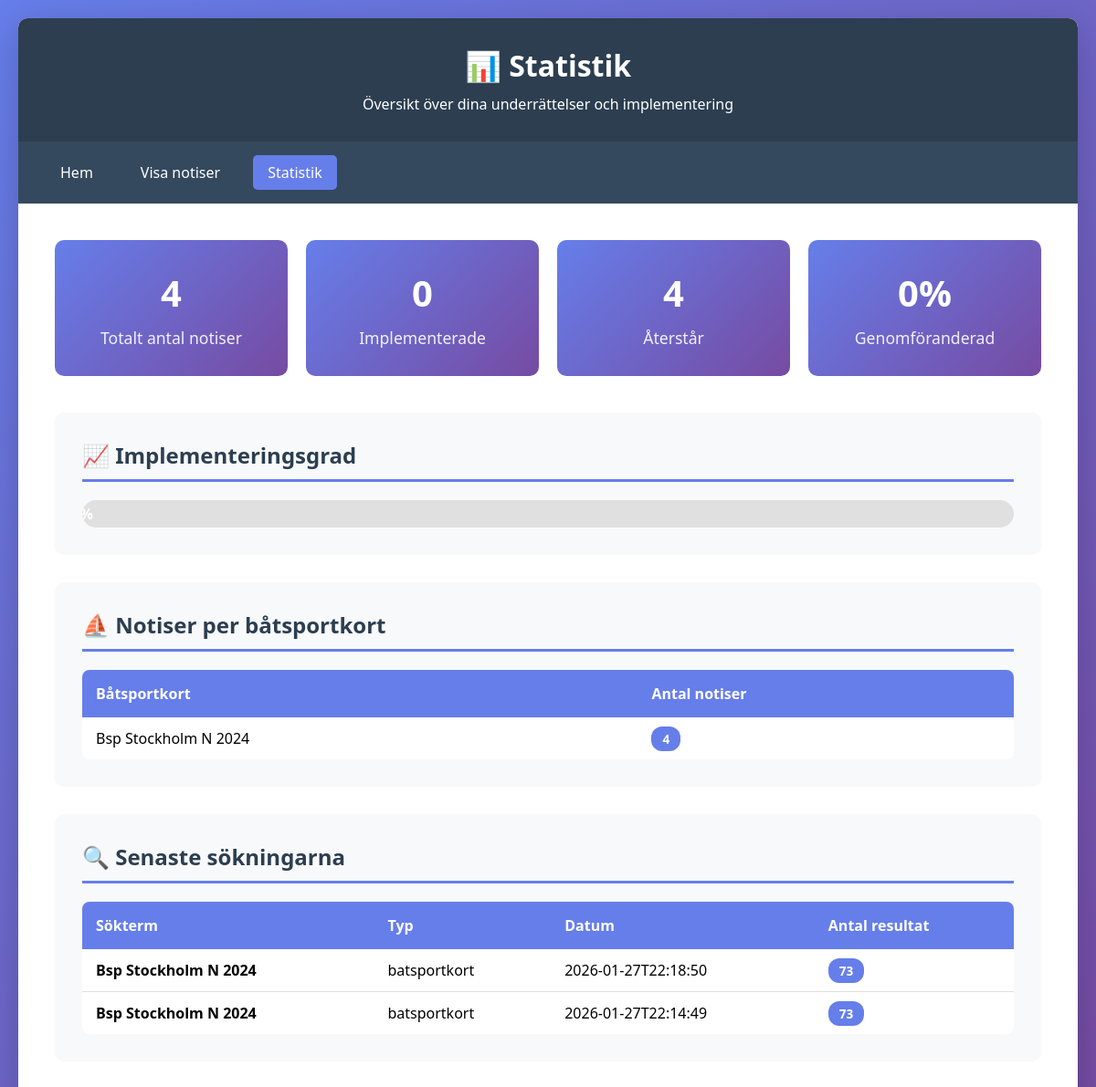
The page /statistics on the database as committed earlier.
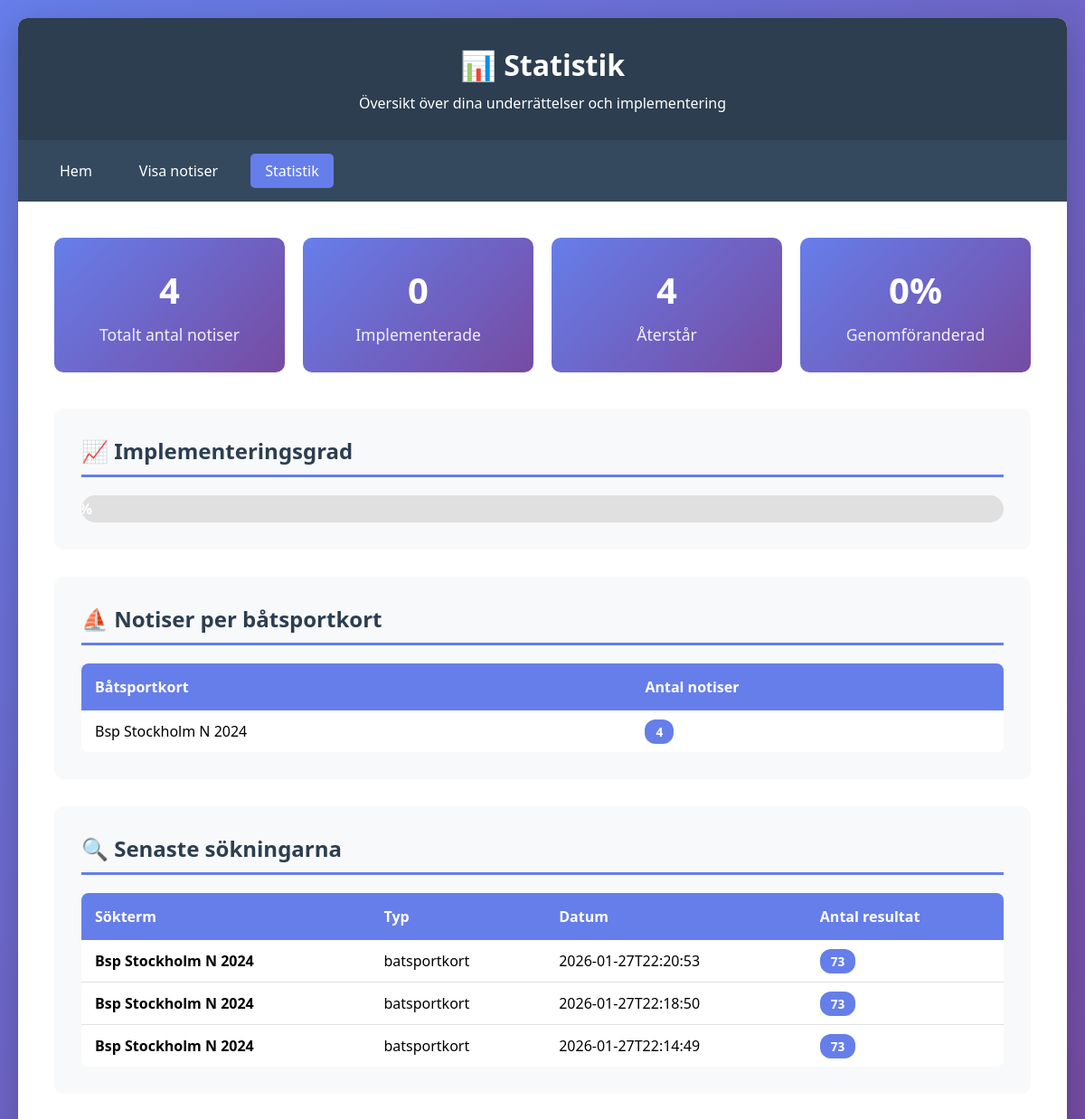
The same page on the database as committed later.
### tables this page shows
CREATE TABLE notices (
            id INTEGER PRIMARY KEY AUTOINCREMENT,
            notice_number TEXT,
            title TEXT,
            affected_charts TEXT,
            sjokort_nummer TEXT,
            batsportkort TEXT,
            published_date TEXT,
            area TEXT,
            content TEXT,
            url TEXT,
            scraped_date TEXT,
            UNIQUE(notice_number)
        );

CREATE TABLE search_history (
            id INTEGER PRIMARY KEY AUTOINCREMENT,
            search_term TEXT,
            search_type TEXT,
            search_date TEXT,
            results_count INTEGER
        );

### app.py (the view)
@app.route('/statistics')
def statistics():
    conn = get_db()
    c = conn.cursor()
    c.execute('SELECT COUNT(*) FROM notices')
    total_notices = c.fetchone()[0]
    c.execute('SELECT COUNT(*) FROM implementation_status WHERE implemented = 1')
    implemented = c.fetchone()[0]
    c.execute('''
        SELECT sjokort_nummer, COUNT(*) as count
        FROM notices
        WHERE sjokort_nummer != ''
        GROUP BY sjokort_nummer
        ORDER BY count DESC
    ''')
    by_sjokort = c.fetchall()
    c.execute('''
        SELECT batsportkort, COUNT(*) as count
        FROM notices
        WHERE batsportkort != ''
        GROUP BY batsportkort
        ORDER BY count DESC
    ''')
    by_batsportkort = c.fetchall()
    c.execute('''
        SELECT search_term, search_type, search_date, results_count
        FROM search_history
        ORDER BY search_date DESC
        LIMIT 10
    ''')
    recent_searches = c.fetchall()
    conn.close()
    return render_template('statistics.html',
                         total_notices=total_notices,
                         implemented=implemented,
                         by_sjokort=by_sjokort,
                         by_batsportkort=by_batsportkort,
                         recent_searches=recent_searches)

### app.py (called while the page is built)
def get_db():
    conn = sqlite3.connect(app.config['DATABASE'])
    conn.row_factory = sqlite3.Row
    return conn

### templates/statistics.html (shortened to what this page needs)
<!DOCTYPE html>
<html lang="sv">
<head>
</head>
<body>
    <div class="container">
        <header>
            <h1>📊 Statistik</h1>
            <p>Översikt över dina underrättelser och implementering</p>
        </header>
        <nav>
            <a href="/">Hem</a>
            <a href="/notices">Visa notiser</a>
            <a href="/statistics" class="active">Statistik</a>
        </nav>
        <div class="content">
            <div class="stats-grid">
                <div class="stat-card">
                    <h3>{{ total_notices }}</h3>
                    <p>Totalt antal notiser</p>
                </div>
                <div class="stat-card">
                    <h3>{{ implemented }}</h3>
                    <p>Implementerade</p>
                </div>
                <div class="stat-card">
                    <h3>{{ total_notices - implemented }}</h3>
                    <p>Återstår</p>
                </div>
                <div class="stat-card">
                    <h3>{% if total_notices > 0 %}{{ ((implemented / total_notices) * 100)|round|int }}%{% else %}0%{% endif %}</h3>
                    <p>Genomföranderad</p>
                </div>
            </div>
            {% if total_notices > 0 %}
            <div class="section">
                <h2>📈 Implementeringsgrad</h2>
                <div class="progress-bar">
                    <div class="progress-fill" style="width: {% if total_notices > 0 %}{{ (implemented / total_notices) * 100 }}%{% else %}0%{% endif %}">
                        {% if total_notices > 0 %}{{ ((implemented / total_notices) * 100)|round|int }}%{% else %}0%{% endif %}
                    </div>
                </div>
            </div>
            {% endif %}
            {% if by_batsportkort %}
            <div class="section">
                <h2>⛵ Notiser per båtsportkort</h2>
                <table>
                    <thead>
                        <tr>
                            <th>Båtsportkort</th>
                            <th>Antal notiser</th>
                        </tr>
                    </thead>
                    <tbody>
                        {% for item in by_batsportkort %}
                        <tr>
                            <td>{{ item[0] }}</td>
                            <td><span class="badge">{{ item[1] }}</span></td>
                        </tr>
                        {% endfor %}
                    </tbody>
                </table>
            </div>
            {% endif %}
            {% if recent_searches %}
            <div class="section">
                <h2>🔍 Senaste sökningarna</h2>
                <table>
                    <thead>
                        <tr>
                            <th>Sökterm</th>
                            <th>Typ</th>
                            <th>Datum</th>
                            <th>Antal resultat</th>
                        </tr>
                    </thead>
                    <tbody>
                        {% for search in recent_searches %}
                        <tr>
                            <td><strong>{{ search[0] }}</strong></td>
                            <td>{{ search[1] }}</td>
                            <td>{{ search[2][:19] }}</td>
                            <td><span class="badge">{{ search[3] }}</span></td>
                        </tr>
                        {% endfor %}
                    </tbody>
                </table>
            </div>
            {% endif %}
        </div>
    </div>
</body>
</html>

### templates/statistics.html (style rules this page uses)
* { margin: 0; padding: 0; box-sizing: border-box; }
body { font-family: 'Segoe UI', Tahoma, Geneva, Verdana, sans-serif; background: linear-gradient(135deg, #667eea 0%, #764ba2 100%); min-height: 100vh; padding: 20px; }
.container { max-width: 1400px; margin: 0 auto; background: white; border-radius: 10px; box-shadow: 0 10px 40px rgba(0,0,0,0.2); overflow: hidden; }
header { background: #2c3e50; color: white; padding: 30px; text-align: center; }
header h1 { font-size: 2em; margin-bottom: 10px; }
nav { background: #34495e; padding: 15px 30px; display: flex; gap: 20px; flex-wrap: wrap; }
nav a { color: white; text-decoration: none; padding: 8px 16px; border-radius: 5px; transition: background 0.3s; }
nav a.active { background: #667eea; }
.content { padding: 40px; }
.stats-grid { display: grid; grid-template-columns: repeat(auto-fit, minmax(250px, 1fr)); gap: 20px; margin-bottom: 40px; }
.stat-card { background: linear-gradient(135deg, #667eea 0%, #764ba2 100%); color: white; padding: 30px; border-radius: 10px; text-align: center; }
.stat-card h3 { font-size: 2.5em; margin-bottom: 10px; }
.stat-card p { opacity: 0.9; font-size: 1.1em; }
.section { background: #f8f9fa; padding: 30px; border-radius: 10px; margin-bottom: 30px; }
.section h2 { color: #2c3e50; margin-bottom: 20px; padding-bottom: 10px; border-bottom: 3px solid #667eea; }
table { width: 100%; border-collapse: collapse; background: white; border-radius: 8px; overflow: hidden; }
table th { background: #667eea; color: white; padding: 15px; text-align: left; font-weight: 600; }
table td { padding: 12px 15px; border-bottom: 1px solid #e0e0e0; }
table tr:last-child td { border-bottom: none; }
.badge { background: #667eea; color: white; padding: 4px 12px; border-radius: 12px; font-size: 0.85em; font-weight: bold; }
.progress-bar { width: 100%; height: 30px; background: #e0e0e0; border-radius: 15px; overflow: hidden; margin-top: 20px; }
.progress-fill { height: 100%; background: linear-gradient(90deg, #4caf50 0%, #8bc34a 100%); display: flex; align-items: center; justify-content: center; color: white; font-weight: bold; transition: width 0.3s; }

Rows that differ between the two databases and show on the page:
added search_history: search_term "Bsp Stockholm N 2024", search_type "batsportkort", search_date "2026-01-27T22:20:53", results_count "73"
